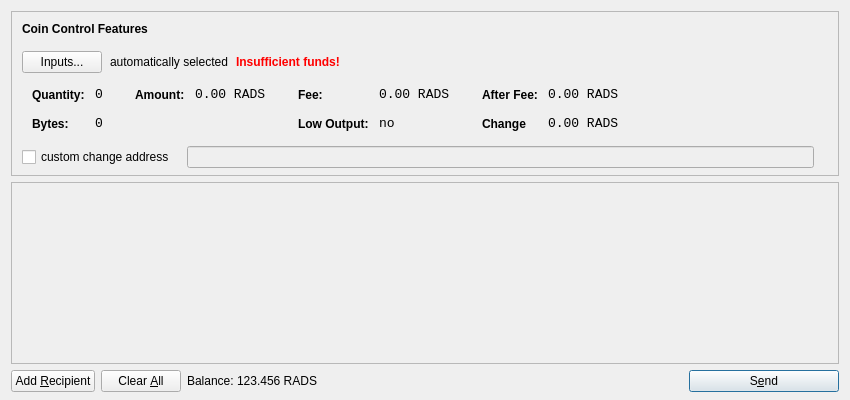
<?xml version="1.0" encoding="UTF-8"?>
<ui version="4.0">
 <class>SendCoinsDialog</class>
 <widget class="QDialog" name="SendCoinsDialog">
  <property name="geometry">
   <rect>
    <x>0</x>
    <y>0</y>
    <width>850</width>
    <height>400</height>
   </rect>
  </property>
  <property name="windowTitle">
   <string>Send Coins</string>
  </property>
  <layout class="QVBoxLayout" name="verticalLayout" stretch="0,1,0">
   <property name="bottomMargin">
    <number>8</number>
   </property>
   <item>
    <widget class="QFrame" name="frameCoinControl">
     <property name="sizePolicy">
      <sizepolicy hsizetype="Expanding" vsizetype="Expanding">
       <horstretch>0</horstretch>
       <verstretch>0</verstretch>
      </sizepolicy>
     </property>
     <property name="maximumSize">
      <size>
       <width>16777215</width>
       <height>16777215</height>
      </size>
     </property>
     <property name="frameShape">
      <enum>QFrame::StyledPanel</enum>
     </property>
     <property name="frameShadow">
      <enum>QFrame::Sunken</enum>
     </property>
     <layout class="QVBoxLayout" name="verticalLayoutCoinControl2">
      <property name="spacing">
       <number>-1</number>
      </property>
      <property name="leftMargin">
       <number>0</number>
      </property>
      <property name="topMargin">
       <number>0</number>
      </property>
      <property name="rightMargin">
       <number>0</number>
      </property>
      <property name="bottomMargin">
       <number>6</number>
      </property>
      <item>
       <layout class="QVBoxLayout" name="verticalLayoutCoinControl" stretch="0,0,0,0,1">
        <property name="spacing">
         <number>0</number>
        </property>
        <property name="leftMargin">
         <number>10</number>
        </property>
        <property name="topMargin">
         <number>10</number>
        </property>
        <item>
         <layout class="QHBoxLayout" name="horizontalLayoutCoinControl1">
          <property name="bottomMargin">
           <number>15</number>
          </property>
          <item>
           <widget class="QLabel" name="labelCoinControlFeatures">
            <property name="sizePolicy">
             <sizepolicy hsizetype="Preferred" vsizetype="Maximum">
              <horstretch>0</horstretch>
              <verstretch>0</verstretch>
             </sizepolicy>
            </property>
            <property name="font">
             <font>
              <weight>75</weight>
              <bold>true</bold>
             </font>
            </property>
            <property name="styleSheet">
             <string notr="true">font-weight:bold;</string>
            </property>
            <property name="text">
             <string>Coin Control Features</string>
            </property>
           </widget>
          </item>
         </layout>
        </item>
        <item>
         <layout class="QHBoxLayout" name="horizontalLayoutCoinControl2" stretch="0,0,0,0">
          <property name="spacing">
           <number>8</number>
          </property>
          <property name="bottomMargin">
           <number>10</number>
          </property>
          <item>
           <widget class="QPushButton" name="pushButtonCoinControl">
            <property name="styleSheet">
             <string notr="true"/>
            </property>
            <property name="text">
             <string>Inputs...</string>
            </property>
           </widget>
          </item>
          <item>
           <widget class="QLabel" name="labelCoinControlAutomaticallySelected">
            <property name="text">
             <string>automatically selected</string>
            </property>
            <property name="margin">
             <number>5</number>
            </property>
           </widget>
          </item>
          <item>
           <widget class="QLabel" name="labelCoinControlInsuffFunds">
            <property name="font">
             <font>
              <weight>75</weight>
              <bold>true</bold>
             </font>
            </property>
            <property name="styleSheet">
             <string notr="true">color:red;font-weight:bold;</string>
            </property>
            <property name="text">
             <string>Insufficient funds!</string>
            </property>
            <property name="margin">
             <number>5</number>
            </property>
           </widget>
          </item>
          <item>
           <spacer name="horizontalSpacerCoinControl">
            <property name="orientation">
             <enum>Qt::Horizontal</enum>
            </property>
            <property name="sizeHint" stdset="0">
             <size>
              <width>40</width>
              <height>1</height>
             </size>
            </property>
           </spacer>
          </item>
         </layout>
        </item>
        <item>
         <widget class="QWidget" name="widgetCoinControl" native="true">
          <property name="sizePolicy">
           <sizepolicy hsizetype="Preferred" vsizetype="Preferred">
            <horstretch>0</horstretch>
            <verstretch>0</verstretch>
           </sizepolicy>
          </property>
          <property name="minimumSize">
           <size>
            <width>0</width>
            <height>0</height>
           </size>
          </property>
          <property name="styleSheet">
           <string notr="true"/>
          </property>
          <layout class="QHBoxLayout" name="horizontalLayoutCoinControl5">
           <property name="margin">
            <number>0</number>
           </property>
           <item>
            <layout class="QHBoxLayout" name="horizontalLayoutCoinControl3" stretch="0,0,0,1">
             <property name="spacing">
              <number>20</number>
             </property>
             <property name="topMargin">
              <number>0</number>
             </property>
             <property name="bottomMargin">
              <number>10</number>
             </property>
             <item>
              <layout class="QFormLayout" name="formLayoutCoinControl1">
               <property name="horizontalSpacing">
                <number>10</number>
               </property>
               <property name="verticalSpacing">
                <number>14</number>
               </property>
               <property name="leftMargin">
                <number>10</number>
               </property>
               <property name="topMargin">
                <number>4</number>
               </property>
               <property name="rightMargin">
                <number>6</number>
               </property>
               <item row="0" column="0">
                <widget class="QLabel" name="labelCoinControlQuantityText">
                 <property name="styleSheet">
                  <string notr="true">font-weight:bold;</string>
                 </property>
                 <property name="text">
                  <string>Quantity:</string>
                 </property>
                 <property name="margin">
                  <number>0</number>
                 </property>
                </widget>
               </item>
               <item row="0" column="1">
                <widget class="QLabel" name="labelCoinControlQuantity">
                 <property name="font">
                  <font>
                   <family>Monospace</family>
                   <pointsize>10</pointsize>
                  </font>
                 </property>
                 <property name="cursor">
                  <cursorShape>IBeamCursor</cursorShape>
                 </property>
                 <property name="contextMenuPolicy">
                  <enum>Qt::ActionsContextMenu</enum>
                 </property>
                 <property name="text">
                  <string>0</string>
                 </property>
                 <property name="margin">
                  <number>0</number>
                 </property>
                 <property name="textInteractionFlags">
                  <set>Qt::LinksAccessibleByMouse|Qt::TextSelectableByKeyboard|Qt::TextSelectableByMouse</set>
                 </property>
                </widget>
               </item>
               <item row="1" column="0">
                <widget class="QLabel" name="labelCoinControlBytesText">
                 <property name="styleSheet">
                  <string notr="true">font-weight:bold;</string>
                 </property>
                 <property name="text">
                  <string>Bytes:</string>
                 </property>
                </widget>
               </item>
               <item row="1" column="1">
                <widget class="QLabel" name="labelCoinControlBytes">
                 <property name="font">
                  <font>
                   <family>Monospace</family>
                   <pointsize>10</pointsize>
                  </font>
                 </property>
                 <property name="cursor">
                  <cursorShape>IBeamCursor</cursorShape>
                 </property>
                 <property name="contextMenuPolicy">
                  <enum>Qt::ActionsContextMenu</enum>
                 </property>
                 <property name="text">
                  <string>0</string>
                 </property>
                 <property name="textInteractionFlags">
                  <set>Qt::LinksAccessibleByMouse|Qt::TextSelectableByKeyboard|Qt::TextSelectableByMouse</set>
                 </property>
                </widget>
               </item>
              </layout>
             </item>
             <item>
              <layout class="QFormLayout" name="formLayoutCoinControl2">
               <property name="horizontalSpacing">
                <number>10</number>
               </property>
               <property name="verticalSpacing">
                <number>14</number>
               </property>
               <property name="leftMargin">
                <number>6</number>
               </property>
               <property name="topMargin">
                <number>4</number>
               </property>
               <property name="rightMargin">
                <number>6</number>
               </property>
               <item row="0" column="0">
                <widget class="QLabel" name="labelCoinControlAmountText">
                 <property name="styleSheet">
                  <string notr="true">font-weight:bold;</string>
                 </property>
                 <property name="text">
                  <string>Amount:</string>
                 </property>
                 <property name="margin">
                  <number>0</number>
                 </property>
                </widget>
               </item>
               <item row="0" column="1">
                <widget class="QLabel" name="labelCoinControlAmount">
                 <property name="font">
                  <font>
                   <family>Monospace</family>
                   <pointsize>10</pointsize>
                  </font>
                 </property>
                 <property name="cursor">
                  <cursorShape>IBeamCursor</cursorShape>
                 </property>
                 <property name="contextMenuPolicy">
                  <enum>Qt::ActionsContextMenu</enum>
                 </property>
                 <property name="text">
                  <string notr="true">0.00 RADS</string>
                 </property>
                 <property name="textInteractionFlags">
                  <set>Qt::LinksAccessibleByMouse|Qt::TextSelectableByKeyboard|Qt::TextSelectableByMouse</set>
                 </property>
                </widget>
               </item>
              </layout>
             </item>
             <item>
              <layout class="QFormLayout" name="formLayoutCoinControl3">
               <property name="horizontalSpacing">
                <number>10</number>
               </property>
               <property name="verticalSpacing">
                <number>14</number>
               </property>
               <property name="leftMargin">
                <number>6</number>
               </property>
               <property name="topMargin">
                <number>4</number>
               </property>
               <property name="rightMargin">
                <number>6</number>
               </property>
               <item row="0" column="0">
                <widget class="QLabel" name="labelCoinControlFeeText">
                 <property name="styleSheet">
                  <string notr="true">font-weight:bold;</string>
                 </property>
                 <property name="text">
                  <string>Fee:</string>
                 </property>
                 <property name="margin">
                  <number>0</number>
                 </property>
                </widget>
               </item>
               <item row="0" column="1">
                <widget class="QLabel" name="labelCoinControlFee">
                 <property name="font">
                  <font>
                   <family>Monospace</family>
                   <pointsize>10</pointsize>
                  </font>
                 </property>
                 <property name="cursor">
                  <cursorShape>IBeamCursor</cursorShape>
                 </property>
                 <property name="contextMenuPolicy">
                  <enum>Qt::ActionsContextMenu</enum>
                 </property>
                 <property name="text">
                  <string notr="true">0.00 RADS</string>
                 </property>
                 <property name="textInteractionFlags">
                  <set>Qt::LinksAccessibleByMouse|Qt::TextSelectableByKeyboard|Qt::TextSelectableByMouse</set>
                 </property>
                </widget>
               </item>
               <item row="1" column="0">
                <widget class="QLabel" name="labelCoinControlLowOutputText">
                 <property name="styleSheet">
                  <string notr="true">font-weight:bold;</string>
                 </property>
                 <property name="text">
                  <string>Low Output:</string>
                 </property>
                </widget>
               </item>
               <item row="1" column="1">
                <widget class="QLabel" name="labelCoinControlLowOutput">
                 <property name="font">
                  <font>
                   <family>Monospace</family>
                   <pointsize>10</pointsize>
                  </font>
                 </property>
                 <property name="cursor">
                  <cursorShape>IBeamCursor</cursorShape>
                 </property>
                 <property name="contextMenuPolicy">
                  <enum>Qt::ActionsContextMenu</enum>
                 </property>
                 <property name="text">
                  <string>no</string>
                 </property>
                 <property name="textInteractionFlags">
                  <set>Qt::LinksAccessibleByMouse|Qt::TextSelectableByKeyboard|Qt::TextSelectableByMouse</set>
                 </property>
                </widget>
               </item>
              </layout>
             </item>
             <item>
              <layout class="QFormLayout" name="formLayoutCoinControl4">
               <property name="horizontalSpacing">
                <number>10</number>
               </property>
               <property name="verticalSpacing">
                <number>14</number>
               </property>
               <property name="leftMargin">
                <number>6</number>
               </property>
               <property name="topMargin">
                <number>4</number>
               </property>
               <property name="rightMargin">
                <number>6</number>
               </property>
               <item row="0" column="0">
                <widget class="QLabel" name="labelCoinControlAfterFeeText">
                 <property name="styleSheet">
                  <string notr="true">font-weight:bold;</string>
                 </property>
                 <property name="text">
                  <string>After Fee:</string>
                 </property>
                 <property name="margin">
                  <number>0</number>
                 </property>
                </widget>
               </item>
               <item row="0" column="1">
                <widget class="QLabel" name="labelCoinControlAfterFee">
                 <property name="font">
                  <font>
                   <family>Monospace</family>
                   <pointsize>10</pointsize>
                  </font>
                 </property>
                 <property name="cursor">
                  <cursorShape>IBeamCursor</cursorShape>
                 </property>
                 <property name="contextMenuPolicy">
                  <enum>Qt::ActionsContextMenu</enum>
                 </property>
                 <property name="text">
                  <string notr="true">0.00 RADS</string>
                 </property>
                 <property name="textInteractionFlags">
                  <set>Qt::LinksAccessibleByMouse|Qt::TextSelectableByKeyboard|Qt::TextSelectableByMouse</set>
                 </property>
                </widget>
               </item>
               <item row="1" column="0">
                <widget class="QLabel" name="labelCoinControlChangeText">
                 <property name="styleSheet">
                  <string notr="true">font-weight:bold;</string>
                 </property>
                 <property name="text">
                  <string>Change</string>
                 </property>
                </widget>
               </item>
               <item row="1" column="1">
                <widget class="QLabel" name="labelCoinControlChange">
                 <property name="font">
                  <font>
                   <family>Monospace</family>
                   <pointsize>10</pointsize>
                  </font>
                 </property>
                 <property name="cursor">
                  <cursorShape>IBeamCursor</cursorShape>
                 </property>
                 <property name="contextMenuPolicy">
                  <enum>Qt::ActionsContextMenu</enum>
                 </property>
                 <property name="text">
                  <string notr="true">0.00 RADS</string>
                 </property>
                 <property name="textInteractionFlags">
                  <set>Qt::LinksAccessibleByMouse|Qt::TextSelectableByKeyboard|Qt::TextSelectableByMouse</set>
                 </property>
                </widget>
               </item>
              </layout>
             </item>
            </layout>
           </item>
          </layout>
         </widget>
        </item>
        <item>
         <layout class="QHBoxLayout" name="horizontalLayoutCoinControl4" stretch="0,0,0">
          <property name="spacing">
           <number>12</number>
          </property>
          <property name="sizeConstraint">
           <enum>QLayout::SetDefaultConstraint</enum>
          </property>
          <property name="topMargin">
           <number>5</number>
          </property>
          <property name="rightMargin">
           <number>5</number>
          </property>
          <item>
           <widget class="QCheckBox" name="checkBoxCoinControlChange">
            <property name="text">
             <string>custom change address</string>
            </property>
           </widget>
          </item>
          <item>
           <widget class="QLineEdit" name="lineEditCoinControlChange">
            <property name="enabled">
             <bool>false</bool>
            </property>
            <property name="sizePolicy">
             <sizepolicy hsizetype="Expanding" vsizetype="Fixed">
              <horstretch>0</horstretch>
              <verstretch>0</verstretch>
             </sizepolicy>
            </property>
           </widget>
          </item>
          <item>
           <widget class="QLabel" name="labelCoinControlChangeLabel">
            <property name="sizePolicy">
             <sizepolicy hsizetype="Preferred" vsizetype="Expanding">
              <horstretch>0</horstretch>
              <verstretch>0</verstretch>
             </sizepolicy>
            </property>
            <property name="minimumSize">
             <size>
              <width>0</width>
              <height>0</height>
             </size>
            </property>
            <property name="text">
             <string/>
            </property>
            <property name="margin">
             <number>3</number>
            </property>
           </widget>
          </item>
         </layout>
        </item>
        <item>
         <spacer name="verticalSpacerCoinControl">
          <property name="orientation">
           <enum>Qt::Vertical</enum>
          </property>
          <property name="sizeHint" stdset="0">
           <size>
            <width>800</width>
            <height>1</height>
           </size>
          </property>
         </spacer>
        </item>
       </layout>
      </item>
     </layout>
    </widget>
   </item>
   <item>
    <widget class="QScrollArea" name="scrollArea">
     <property name="widgetResizable">
      <bool>true</bool>
     </property>
     <widget class="QWidget" name="scrollAreaWidgetContents">
      <property name="geometry">
       <rect>
        <x>0</x>
        <y>0</y>
        <width>830</width>
        <height>165</height>
       </rect>
      </property>
      <layout class="QVBoxLayout" name="verticalLayout_2">
       <property name="margin">
        <number>0</number>
       </property>
       <item>
        <layout class="QVBoxLayout" name="entries">
         <property name="spacing">
          <number>6</number>
         </property>
        </layout>
       </item>
       <item>
        <spacer name="verticalSpacer">
         <property name="orientation">
          <enum>Qt::Vertical</enum>
         </property>
         <property name="sizeHint" stdset="0">
          <size>
           <width>20</width>
           <height>40</height>
          </size>
         </property>
        </spacer>
       </item>
      </layout>
     </widget>
    </widget>
   </item>
   <item>
    <layout class="QHBoxLayout" name="horizontalLayout">
     <item>
      <widget class="QPushButton" name="addButton">
       <property name="toolTip">
        <string>Send to multiple recipients at once</string>
       </property>
       <property name="text">
        <string>Add &amp;Recipient</string>
       </property>
       <property name="autoDefault">
        <bool>false</bool>
       </property>
      </widget>
     </item>
     <item>
      <widget class="QPushButton" name="clearButton">
       <property name="sizePolicy">
        <sizepolicy hsizetype="Minimum" vsizetype="Fixed">
         <horstretch>0</horstretch>
         <verstretch>0</verstretch>
        </sizepolicy>
       </property>
       <property name="toolTip">
        <string>Remove all transaction fields</string>
       </property>
       <property name="text">
        <string>Clear &amp;All</string>
       </property>
       <property name="autoRepeatDelay">
        <number>300</number>
       </property>
       <property name="autoDefault">
        <bool>false</bool>
       </property>
      </widget>
     </item>
     <item>
      <layout class="QHBoxLayout" name="horizontalLayout_2">
       <property name="spacing">
        <number>3</number>
       </property>
       <item>
        <widget class="QLabel" name="label">
         <property name="sizePolicy">
          <sizepolicy hsizetype="Preferred" vsizetype="Fixed">
           <horstretch>0</horstretch>
           <verstretch>0</verstretch>
          </sizepolicy>
         </property>
         <property name="text">
          <string>Balance:</string>
         </property>
        </widget>
       </item>
       <item>
        <widget class="QLabel" name="labelBalance">
         <property name="sizePolicy">
          <sizepolicy hsizetype="Preferred" vsizetype="Fixed">
           <horstretch>0</horstretch>
           <verstretch>0</verstretch>
          </sizepolicy>
         </property>
         <property name="cursor">
          <cursorShape>IBeamCursor</cursorShape>
         </property>
         <property name="text">
          <string notr="true">123.456 RADS</string>
         </property>
         <property name="textInteractionFlags">
          <set>Qt::LinksAccessibleByMouse|Qt::TextSelectableByKeyboard|Qt::TextSelectableByMouse</set>
         </property>
        </widget>
       </item>
      </layout>
     </item>
     <item>
      <spacer name="horizontalSpacer">
       <property name="orientation">
        <enum>Qt::Horizontal</enum>
       </property>
       <property name="sizeHint" stdset="0">
        <size>
         <width>40</width>
         <height>20</height>
        </size>
       </property>
      </spacer>
     </item>
     <item>
      <widget class="QPushButton" name="sendButton">
       <property name="minimumSize">
        <size>
         <width>150</width>
         <height>0</height>
        </size>
       </property>
       <property name="toolTip">
        <string>Confirm the send action</string>
       </property>
       <property name="text">
        <string>S&amp;end</string>
       </property>
       <property name="icon">
        <iconset resource="../bitcoin.qrc">
         <normaloff>:/icons/send</normaloff>:/icons/send</iconset>
       </property>
       <property name="default">
        <bool>true</bool>
       </property>
      </widget>
     </item>
    </layout>
   </item>
  </layout>
 </widget>
 <resources>
  <include location="../bitcoin.qrc"/>
 </resources>
 <connections/>
</ui>
